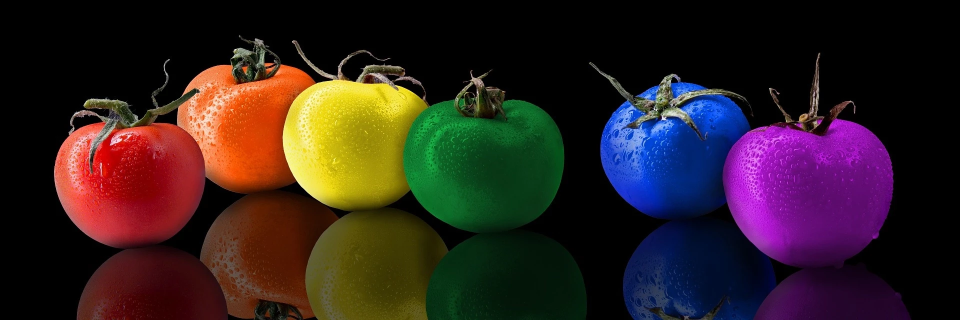
#> input picture image/tomato.jpg, 1920 x 640 px, found by its file name (shown at 1/2 size)
$ python 16.py
#> lines starting #> are read from the running program, lines starting #| are printed output that depends on the picture; after the words box and inside, x2 and y2 are one past the last pixel; in counts of white or black regions, pixels touching at a corner belong together
import cv2

img = cv2.imread("./image/tomato.jpg", cv2.IMREAD_COLOR)
#> img is the input picture: shape (640, 1920, 3); mean B, G, R 31.8, 32.8, 48.3


hsv = cv2.cvtColor(img, cv2.COLOR_BGR2HSV)
#> hsv: shape (640, 1920, 3); mean H, S, V 44, 122.1, 63.7

h, s, v = cv2.split(hsv)
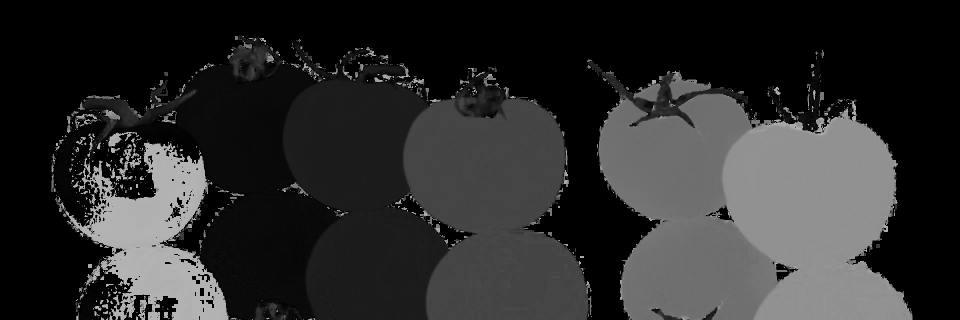
#> h: shape (640, 1920) (shown at 1/2 size); min 0, max 179, mean 44
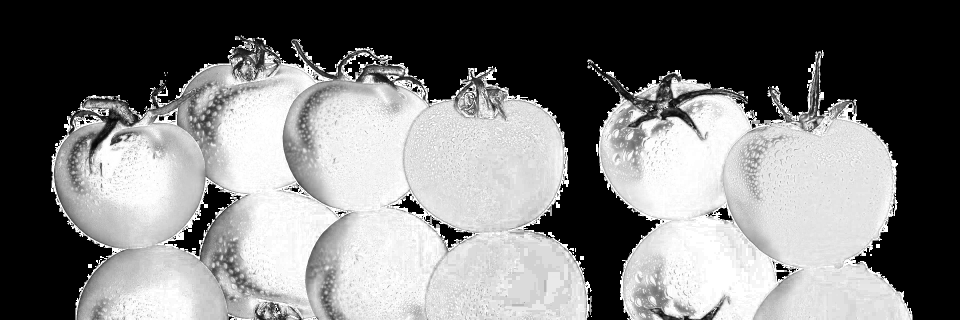
#> s: shape (640, 1920) (shown at 1/2 size); min 0, max 255, mean 122.1
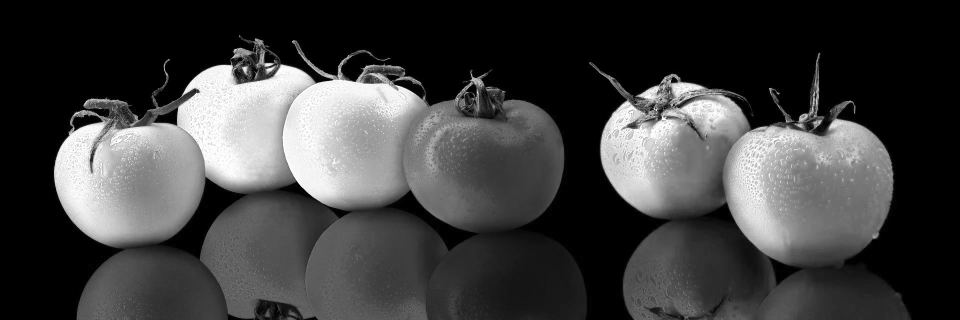
#> v: shape (640, 1920) (shown at 1/2 size); min 0, max 255, mean 63.7


lower_red = cv2.inRange(hsv,(0,100,100),(5,255,255))
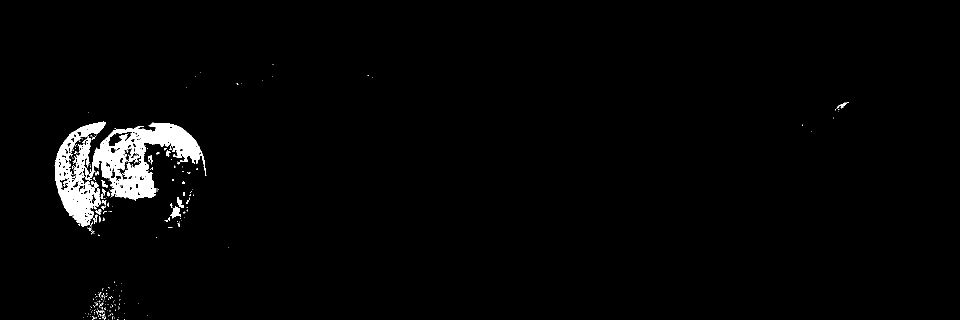
#> lower_red: shape (640, 1920) (shown at 1/2 size); 2.2% white; 272 white regions (243 under 20 px), largest, box (x1, y1, x2, y2) and area: (109, 243, 413, 454) 24112, (340, 414, 362, 437) 255, (354, 394, 368, 416) 148
upper_red = cv2.inRange(hsv, (170, 100,100), (179, 255, 255))
#> upper_red: shape (640, 1920); 2.4% white; 219 white regions (191 under 20 px), largest, box (x1, y1, x2, y2) and area: (140, 284, 411, 491) 26806, (234, 289, 283, 360) 817, (167, 316, 182, 358) 193
added_red = cv2.addWeighted(lower_red, 1.0 , upper_red , 1.0,1)
#> added_red: shape (640, 1920); values 1 (black) and 255 (white), 4.6% white; 182 white regions (178 under 20 px), largest, box (x1, y1, x2, y2) and area: (109, 243, 413, 491) 55487, (188, 597, 213, 634) 197, (1674, 205, 1693, 217) 72, (204, 619, 210, 633) 26

red = cv2.bitwise_and(hsv,hsv, mask = added_red)
red =  cv2 . cvtColor(red, cv2.COLOR_HSV2BGR)

red1 = cv2.resize(lower_red, None, fx=1/3, fy=1/3, interpolation=cv2.INTER_AREA)
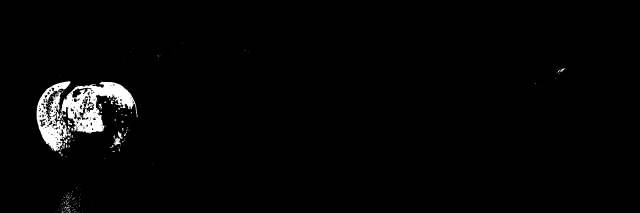
#> red1: shape (213, 640); min 0, max 255, mean 5.5
red2 = cv2.resize(upper_red, None, fx=1/3, fy=1/3, interpolation=cv2.INTER_AREA)
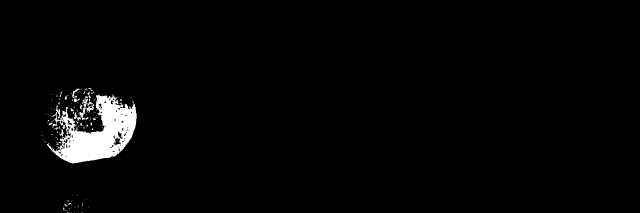
#> red2: shape (213, 640); min 0, max 255, mean 6.2
red3 = cv2.resize(added_red, None, fx=1/3, fy=1/3, interpolation=cv2.INTER_AREA)
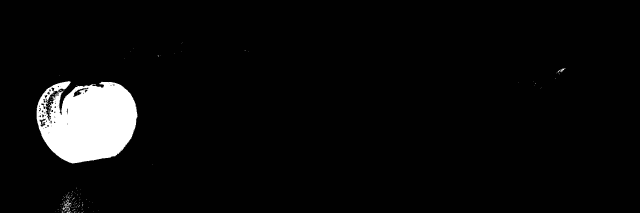
#> red3: shape (213, 640); min 1, max 255, mean 12.6


cv2.imshow("src" ,img)
cv2.imshow("red" ,red1)
cv2.imshow("red" ,red2)
cv2.imshow("red" ,red3)
cv2.waitKey()
cv2.destroyAllWindows()
